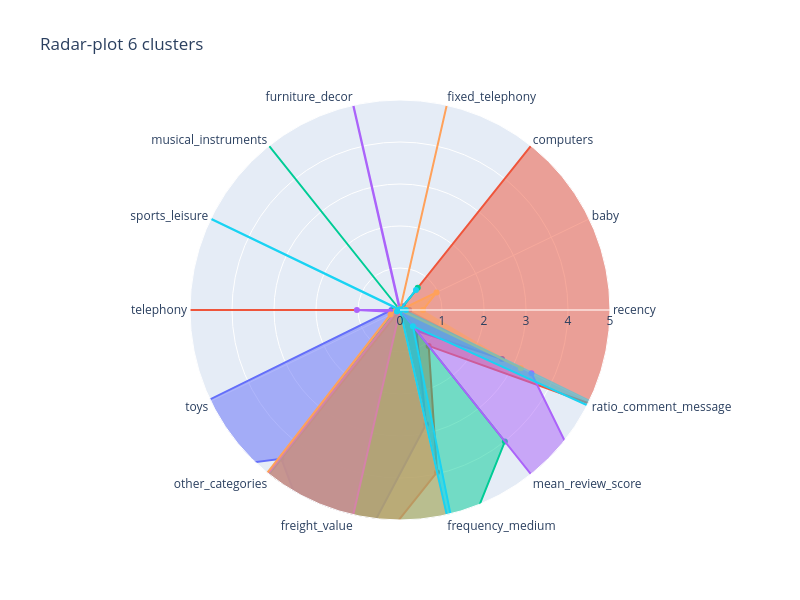

This figure's notebook cell:
### Code cell
plot_clusters_radar(centroid_normalized_6)

### Figure 1 — Plotly figure (JSON) as saved in the notebook; plotly's stock layout.template omitted (floating-point values rounded to 4 significant figures)
{"data": [{"fill": "toself", "name": "Cluster 0", "r": [0.2189, 0, 0.1109, 0, 0, 0, 5.551e-17, 0.204, 10, 4.53, 7.054, 2.789, 0.6299, 2.694], "theta": ["recency", "baby", "computers", "fixed_telephony", "furniture_decor", "musical_instruments", "sports_leisure", "telephony", "toys", "other_categories", "freight_value", "frequency_medium", "mean_review_score", "ratio_comment_message"], "type": "scatterpolar"}, {"fill": "toself", "name": "Cluster 1", "r": [10, 10, 10, 0, 1.388e-17, 0, 5.551e-17, 10, 0, 5.516, 7.127, 3.961, 1.094, 5.531], "theta": ["recency", "baby", "computers", "fixed_telephony", "furniture_decor", "musical_instruments", "sports_leisure", "telephony", "toys", "other_categories", "freight_value", "frequency_medium", "mean_review_score", "ratio_comment_message"], "type": "scatterpolar"}, {"fill": "toself", "name": "Cluster 2", "r": [0.1285, 0, 0.6774, 0, 1.388e-17, 10, 0, 0.1322, 0.1462, 5.78, 7.952, 6.121, 4.005, 0], "theta": ["recency", "baby", "computers", "fixed_telephony", "furniture_decor", "musical_instruments", "sports_leisure", "telephony", "toys", "other_categories", "freight_value", "frequency_medium", "mean_review_score", "ratio_comment_message"], "type": "scatterpolar"}, {"fill": "toself", "name": "Cluster 3", "r": [0, 0, 8.882e-16, 0.01603, 10, 0.01603, 0.01603, 1.027, 0.1102, 10, 8.986, 0, 10, 3.474], "theta": ["recency", "baby", "computers", "fixed_telephony", "furniture_decor", "musical_instruments", "sports_leisure", "telephony", "toys", "other_categories", "freight_value", "frequency_medium", "mean_review_score", "ratio_comment_message"], "type": "scatterpolar"}, {"fill": "toself", "name": "Cluster 4", "r": [0.5484, 0.9661, 0, 10, 1.388e-17, 0.03484, 0, 0.09036, 0.2514, 9.622, 10, 10, 0, 3.194], "theta": ["recency", "baby", "computers", "fixed_telephony", "furniture_decor", "musical_instruments", "sports_leisure", "telephony", "toys", "other_categories", "freight_value", "frequency_medium", "mean_review_score", "ratio_comment_message"], "type": "scatterpolar"}, {"fill": "toself", "name": "Cluster 5", "r": [0.139, 0, 0.6105, 0.004818, 0, 0.02168, 10, 0, 0.08178, 0, 0, 8.379, 0.492, 10], "theta": ["recency", "baby", "computers", "fixed_telephony", "furniture_decor", "musical_instruments", "sports_leisure", "telephony", "toys", "other_categories", "freight_value", "frequency_medium", "mean_review_score", "ratio_comment_message"], "type": "scatterpolar"}], "layout": {"height": 600, "polar": {"angularaxis": {"type": "category"}, "radialaxis": {"autorange": false, "range": [0, 5], "type": "linear", "visible": true}}, "showlegend": false, "title": {"text": "Radar-plot 6 clusters"}, "width": 800}}
